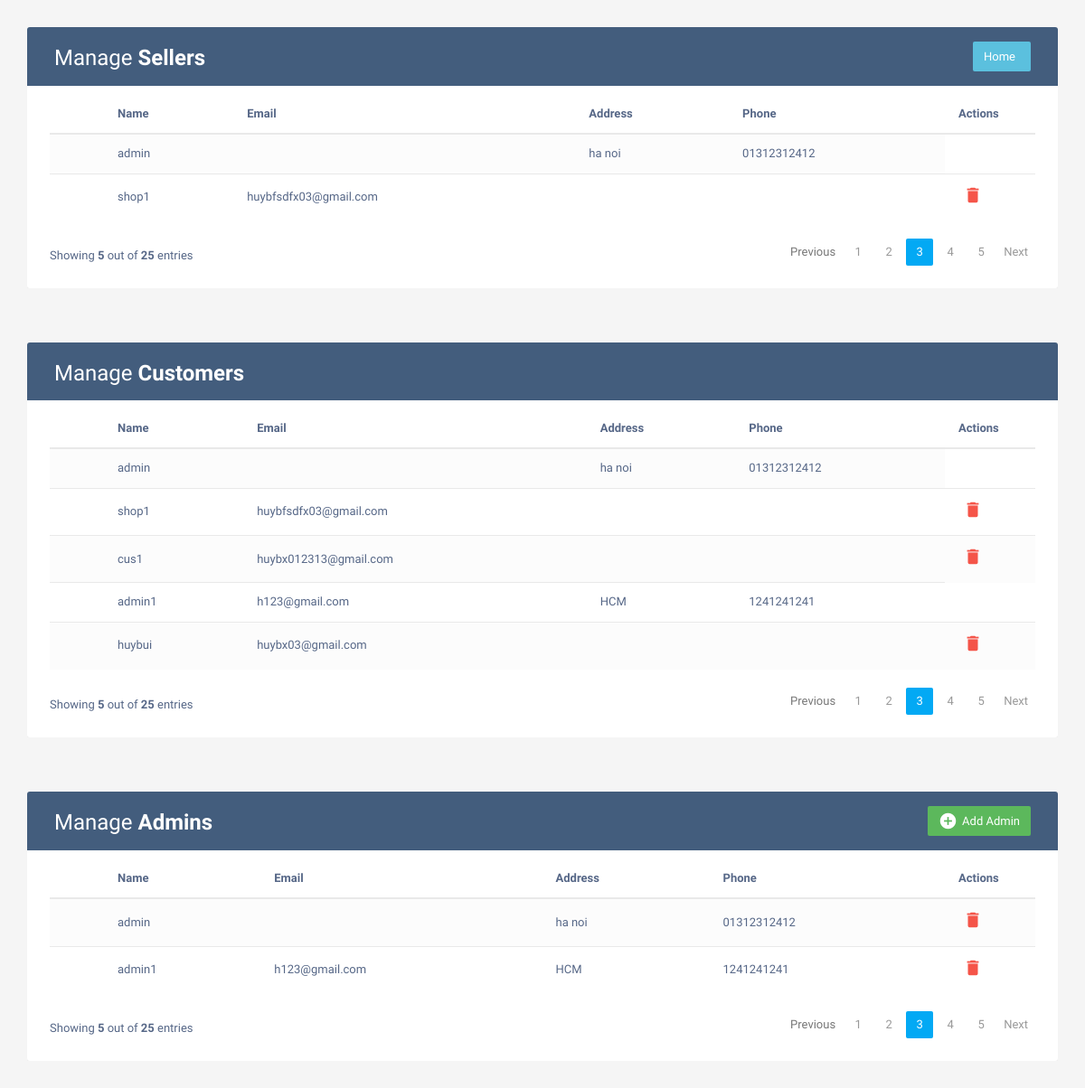
The app's page /account (signed in), older data.
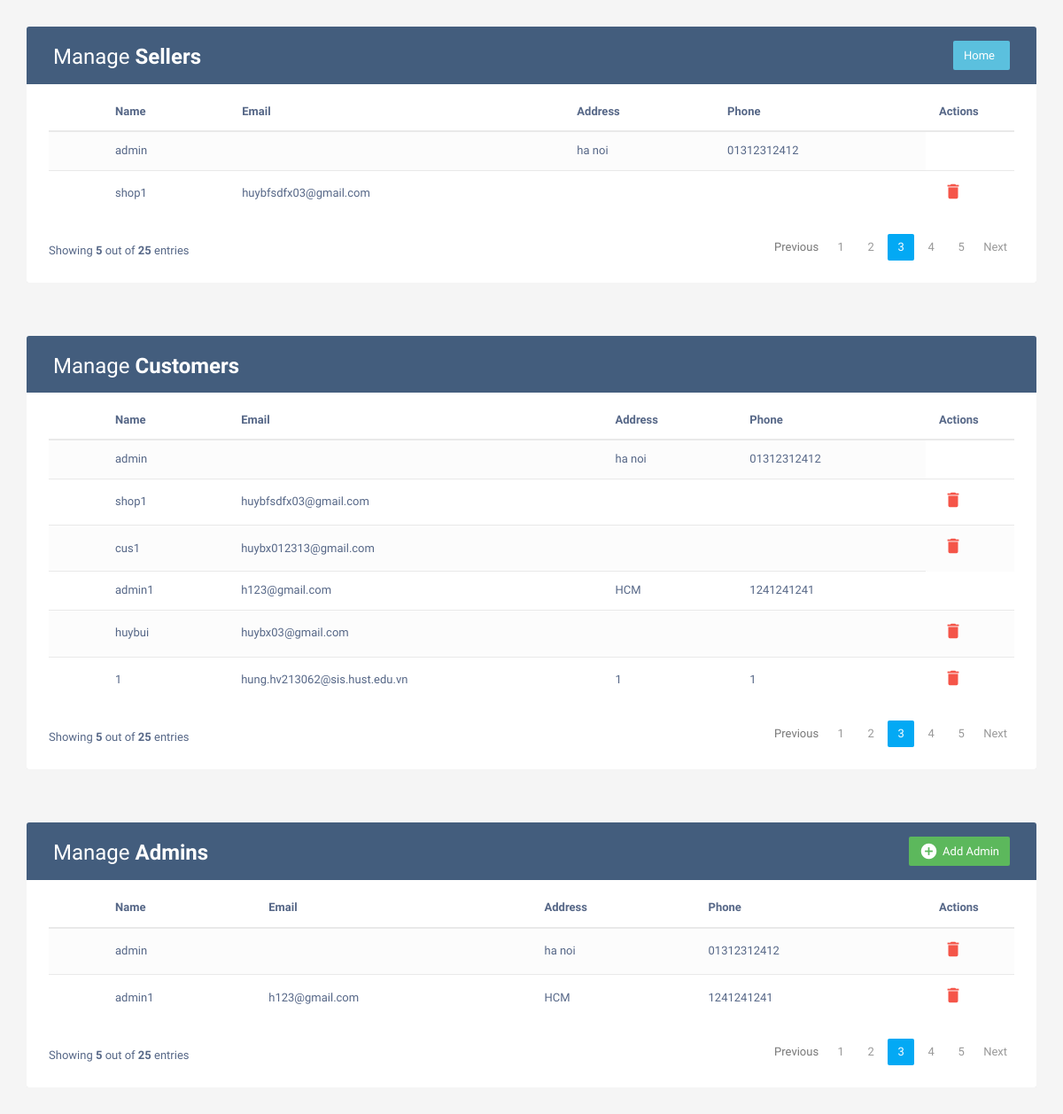
The same page, newer data.
### home/models.py (models this page shows, shortened)
class Account(models.Model):
    user = models.OneToOneField(User, on_delete=models.CASCADE)
    address = models.CharField(max_length=10000, null=True, blank=True)
    phoneNumber = models.CharField(max_length=100, null=True, blank=True)
    is_Sell= models.IntegerField(default=0)
    is_Admin = models.IntegerField(default=0)

### home/views.py (the view)
# urls.py: path('account', views.account, name = 'account'),
def account(request):
    if request.user.is_authenticated:
        if request.user.account.is_Admin:
            customers = Account.objects.all()
            sellers = Account.objects.filter(is_Sell= 1)
            admins = Account.objects.filter(is_Admin = 1)
            context = {'customers':customers,'sellers':sellers,'admins':admins}
            return render(request, 'account.html', context)
        return render(request,'error.html')
    return redirect('login')

### templates/account.html (shortened to what this page needs)
<!DOCTYPE html>
<html lang="en">
<head>
<link rel="stylesheet" href="https://maxcdn.bootstrapcdn.com/font-awesome/4.7.0/css/font-awesome.min.css">
<link rel="stylesheet" href="https://maxcdn.bootstrapcdn.com/bootstrap/3.3.7/css/bootstrap.min.css">
</head>
<body>
    <div class="container">
		<div class="table-responsive">
			<div class="table-wrapper">
				<div class="table-title">
					<div class="row">
						<div class="col-xs-6">
							<h2>Manage <b>Sellers</b></h2>
						</div>
						<div class="col-xs-6">
							<a href="{% url "index" %}" class="btn btn-info" data-toggle="modal"> <span>Home</span></a>
						</div>
					</div>
				</div>
				<table class="table table-striped table-hover">
					<thead>
						<tr>
							<th>
							</th>
							<th>Name</th>
							<th>Email</th>
							<th>Address</th>
							<th>Phone</th>
							<th>Actions</th>
						</tr>
					</thead>
					<tbody>
						{% for seller in sellers %}
						<tr>
							<td>
							</td>
							<td>{{seller.user.username}}</td>
							<td>{{seller.user.email}}</td>
							<td>{{seller.address|default:'' }}</td>
							<td>{{seller.phoneNumber|default:'' }}</td>
							{% if seller.is_Admin != 1 %}
							<td>
								<a href="{% url "deleteAccount" %}?id={{seller.user.id}}" class="delete" data-toggle="modal"><i class="material-icons" data-toggle="tooltip" title="Delete">&#xE872;</i></a>
							</td>
							{% endif %}
						</tr>
						{% endfor %}
					</tbody>
				</table>
				<div class="clearfix">
					<div class="hint-text">Showing <b>5</b> out of <b>25</b> entries</div>
					<ul class="pagination">
						<li class="page-item disabled"><a href="#">Previous</a></li>
						<li class="page-item"><a href="#" class="page-link">1</a></li>
						<li class="page-item"><a href="#" class="page-link">2</a></li>
						<li class="page-item active"><a href="#" class="page-link">3</a></li>
						<li class="page-item"><a href="#" class="page-link">4</a></li>
						<li class="page-item"><a href="#" class="page-link">5</a></li>
						<li class="page-item"><a href="#" class="page-link">Next</a></li>
					</ul>
				</div>
			</div>
		</div>
    </div>
	<div class="container">
		<div class="table-responsive">
			<div class="table-wrapper">
				<div class="table-title">
					<div class="row">
						<div class="col-xs-6">
							<h2>Manage <b>Customers</b></h2>
						</div>
						<div class="col-xs-6">
						</div>
					</div>
				</div>
				<table class="table table-striped table-hover">
					<thead>
						<tr>
							<th>
							</th>
							<th>Name</th>
							<th>Email</th>
							<th>Address</th>
							<th>Phone</th>
							<th>Actions</th>
						</tr>
					</thead>
					<tbody>
						{% for customer in customers %}
						<tr>
							<td>
							</td>
							<td>{{customer.user.username}}</td>
							<td>{{customer.user.email}}</td>
							<td>{{customer.address|default:''}}</td>
							<td>{{customer.phoneNumber|default:''}}</td>
							{% if customer.is_Admin != 1 %}
							<td>
								<a href="{% url "deleteAccount" %}?id={{customer.user.id}}" class="delete" data-toggle="modal"><i class="material-icons" data-toggle="tooltip" title="Delete">&#xE872;</i></a>
							</td>
							{% endif %}
						</tr>
						{% endfor %}
					</tbody>
				</table>
				<div class="clearfix">
					<div class="hint-text">Showing <b>5</b> out of <b>25</b> entries</div>
					<ul class="pagination">
						<li class="page-item disabled"><a href="#">Previous</a></li>
						<li class="page-item"><a href="#" class="page-link">1</a></li>
						<li class="page-item"><a href="#" class="page-link">2</a></li>
						<li class="page-item active"><a href="#" class="page-link">3</a></li>
						<li class="page-item"><a href="#" class="page-link">4</a></li>
						<li class="page-item"><a href="#" class="page-link">5</a></li>
						<li class="page-item"><a href="#" class="page-link">Next</a></li>
					</ul>
				</div>
			</div>
		</div>
    </div>
	<div class="container">
		<div class="table-responsive">
			<div class="table-wrapper">
				<div class="table-title">
					<div class="row">
						<div class="col-xs-6">
							<h2>Manage <b>Admins</b></h2>
						</div>
						<div class="col-xs-6">
							<a href="{% url "registerAdmin" %}" class="btn btn-success" data-toggle="modal"><i class="material-icons">&#xE147;</i> <span>Add Admin</span></a>
						</div>
					</div>
				</div>
				<table class="table table-striped table-hover">
					<thead>
						<tr>
							<th>
							</th>
							<th>Name</th>
							<th>Email</th>
							<th>Address</th>
							<th>Phone</th>
							<th>Actions</th>
						</tr>
					</thead>
					<tbody>
						{% for admin in admins %}
						<tr>
							<td>
							</td>
							<td>{{admin.user.username}}</td>
							<td>{{admin.user.email}}</td>
							<td>{{admin.address|default:''}}</td>
							<td>{{admin.phoneNumber|default:''}}</td>
							<td>
								<a href="{% url "deleteAccount" %}?id={{admin.user.id}}" class="delete" data-toggle="modal"><i class="material-icons" data-toggle="tooltip" title="Delete">&#xE872;</i></a>
							</td>
						</tr>
						{% endfor %}
					</tbody>
				</table>
				<div class="clearfix">
					<div class="hint-text">Showing <b>5</b> out of <b>25</b> entries</div>
					<ul class="pagination">
						<li class="page-item disabled"><a href="#">Previous</a></li>
						<li class="page-item"><a href="#" class="page-link">1</a></li>
						<li class="page-item"><a href="#" class="page-link">2</a></li>
						<li class="page-item active"><a href="#" class="page-link">3</a></li>
						<li class="page-item"><a href="#" class="page-link">4</a></li>
						<li class="page-item"><a href="#" class="page-link">5</a></li>
						<li class="page-item"><a href="#" class="page-link">Next</a></li>
					</ul>
				</div>
			</div>
		</div>
    </div>
</body>
</html>

### templates/account.html (style rules this page uses)
body { color: #566787; background: #f5f5f5; font-family: 'Varela Round', sans-serif; font-size: 13px; }
.table-responsive { margin: 30px 0; }
.table-wrapper { min-width: 1000px; background: #fff; padding: 20px 25px; border-radius: 3px; box-shadow: 0 1px 1px rgba(0,0,0,.05); }
.table-title { padding-bottom: 15px; background: #435d7d; color: #fff; padding: 16px 30px; margin: -20px -25px 10px; border-radius: 3px 3px 0 0; }
.table-title h2 { margin: 5px 0 0; font-size: 24px; }
.table-title .btn { color: #fff; float: right; font-size: 13px; border: none; min-width: 50px; border-radius: 2px; border: none; outline: none !important; margin-left: 10px; }
.table-title .btn i { float: left; font-size: 21px; margin-right: 5px; }
.table-title .btn span { float: left; margin-top: 2px; }
table.table tr th, table.table tr td { border-color: #e9e9e9; padding: 12px 15px; vertical-align: middle; }
table.table tr th:first-child { width: 60px; }
table.table tr th:last-child { width: 100px; }
table.table-striped tbody tr:nth-of-type(odd) { background-color: #fcfcfc; }
table.table td:last-child i { opacity: 0.9; font-size: 22px; margin: 0 5px; }
table.table td a { font-weight: bold; color: #566787; display: inline-block; text-decoration: none; outline: none !important; }
table.table td a.delete { color: #F44336; }
table.table td i { font-size: 19px; }
.pagination { float: right; margin: 0 0 5px; }
.pagination li a { border: none; font-size: 13px; min-width: 30px; min-height: 30px; color: #999; margin: 0 2px; line-height: 30px; border-radius: 2px !important; text-align: center; padding: 0 6px; }
.pagination li.active a, .pagination li.active a.page-link { background: #03A9F4; }
.hint-text { float: left; margin-top: 10px; font-size: 13px; }

Row changes from the older to the newer data that the page shows:
added Account: user.username "1", user.email "hung.hv213062@sis.hust.edu.vn", address "1", phoneNumber "1", shown under "Manage Customers"
